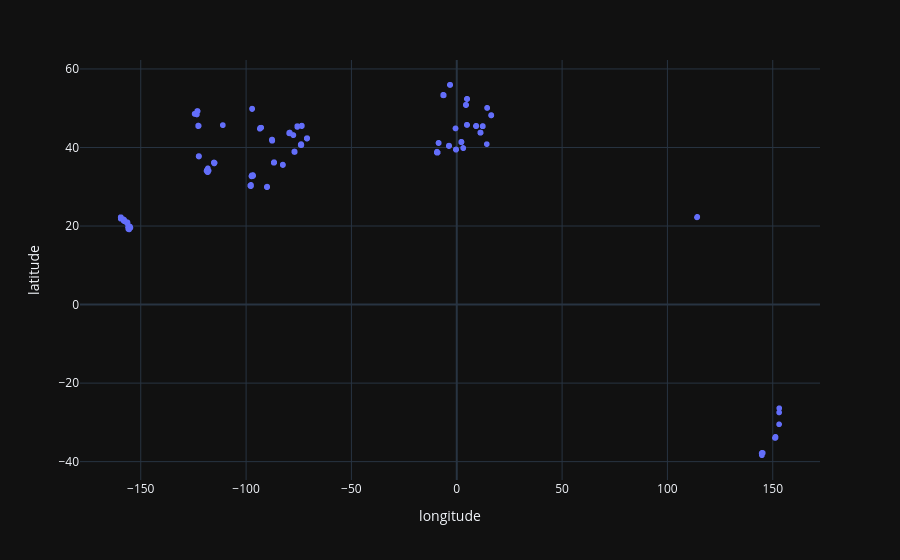

Source (notebook cell):
### Code cell
data_1_NAN = data_NAN.sample(frac=0.1, random_state=42)

#ploting scatter to see the data

px.scatter(data_1_NAN, x = 'longitude', y ='latitude')

#we can see taht droping NAN can reduce the diversity of the data, removing parts of west australia, mediteran sea, and part of US

### Figure 1 — Plotly figure (JSON) as saved in the notebook; plotly's stock layout.template omitted (floating-point values rounded to 4 significant figures; data arrays with more than 128 entries replaced by an {"elided": "..."} marker saying what was removed)
{"data": [{"hovertemplate": "longitude=%{x}<br>latitude=%{y}<extra></extra>", "legendgroup": "", "marker": {"color": "#636efa", "symbol": "circle"}, "mode": "markers", "name": "", "showlegend": false, "x": {"elided": "1386 float values"}, "xaxis": "x", "y": {"elided": "1386 float values"}, "yaxis": "y", "type": "scattergl"}], "layout": {"xaxis": {"anchor": "y", "domain": [0.0, 1.0], "title": {"text": "longitude"}}, "yaxis": {"anchor": "x", "domain": [0.0, 1.0], "title": {"text": "latitude"}}, "legend": {"tracegroupgap": 0}, "margin": {"t": 60}}}
